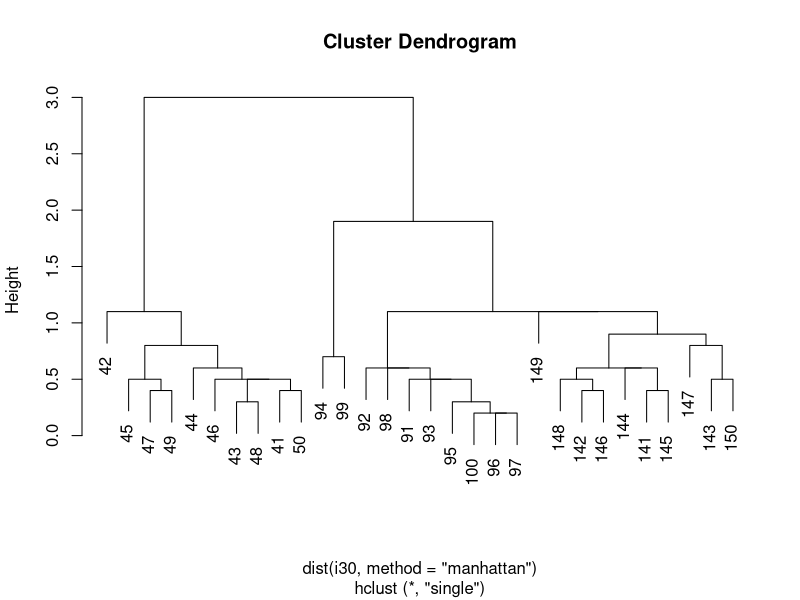
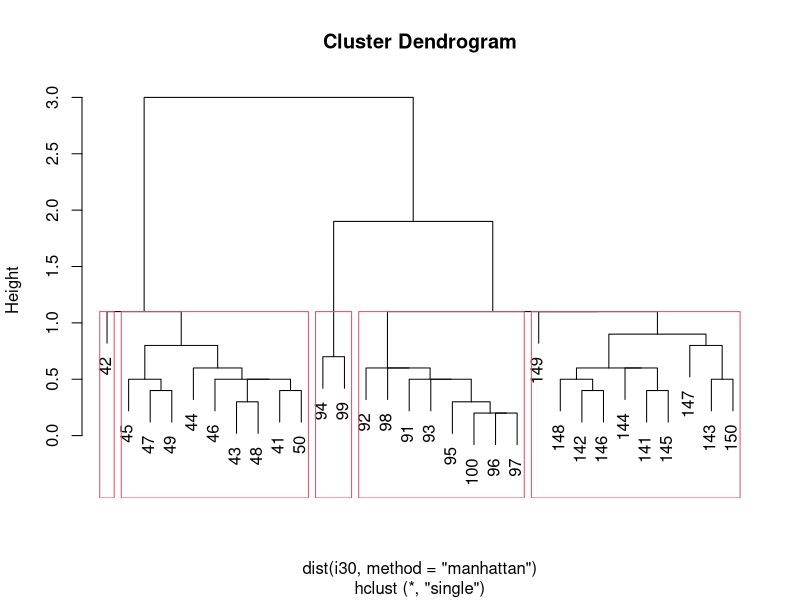
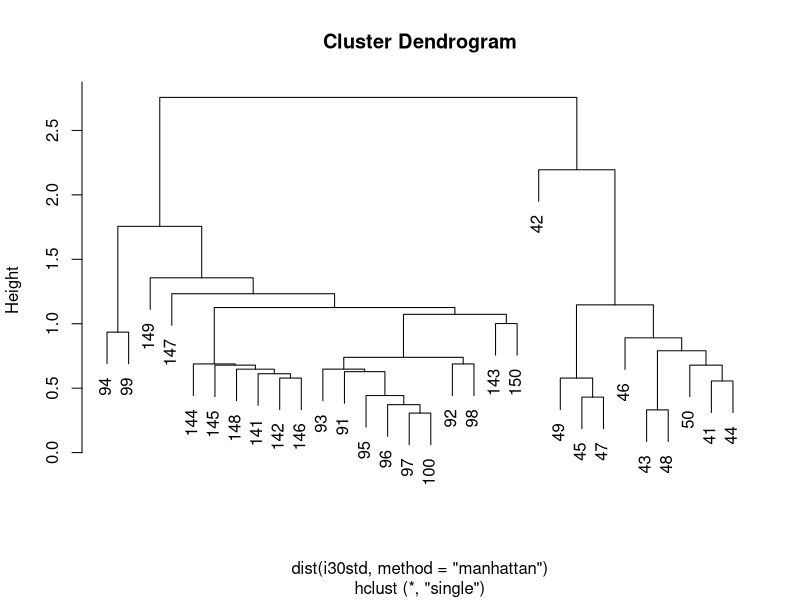
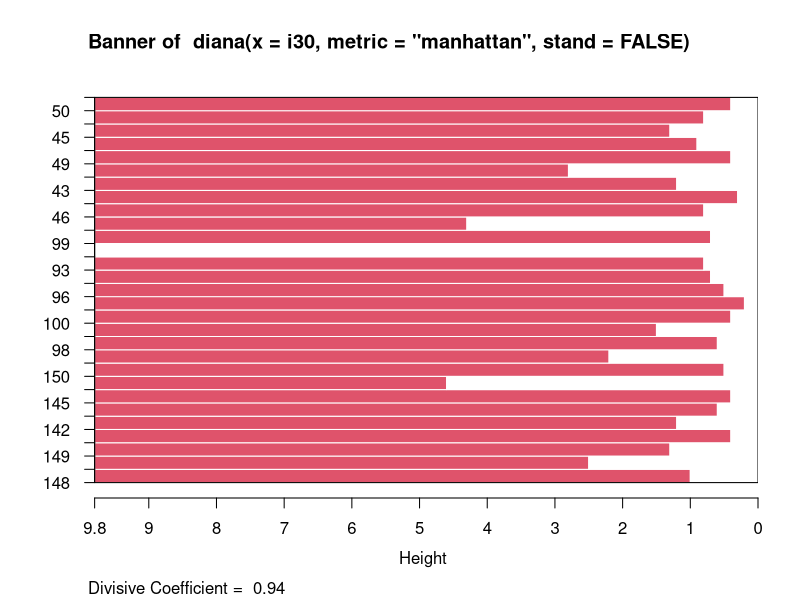
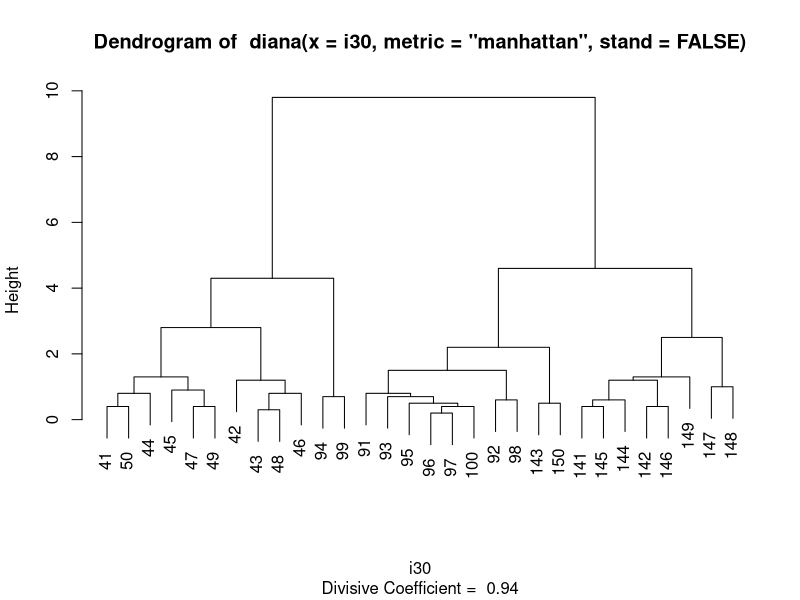
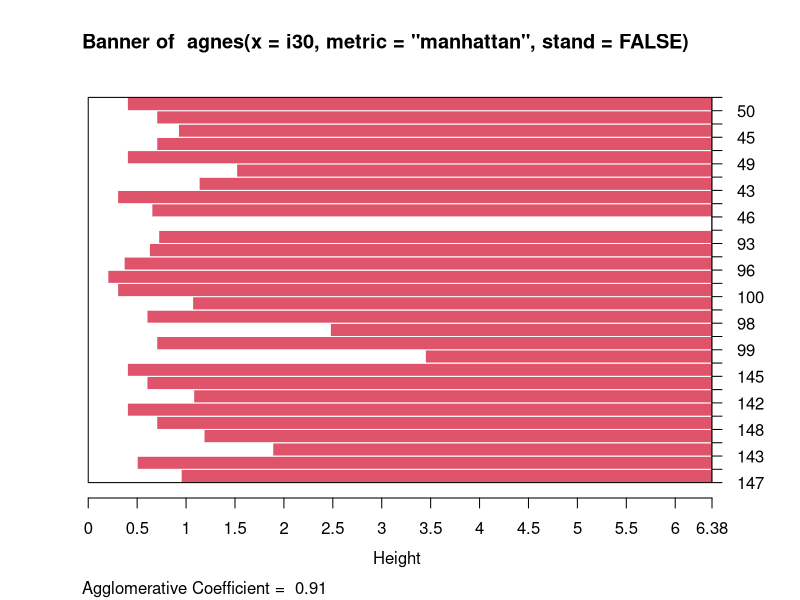
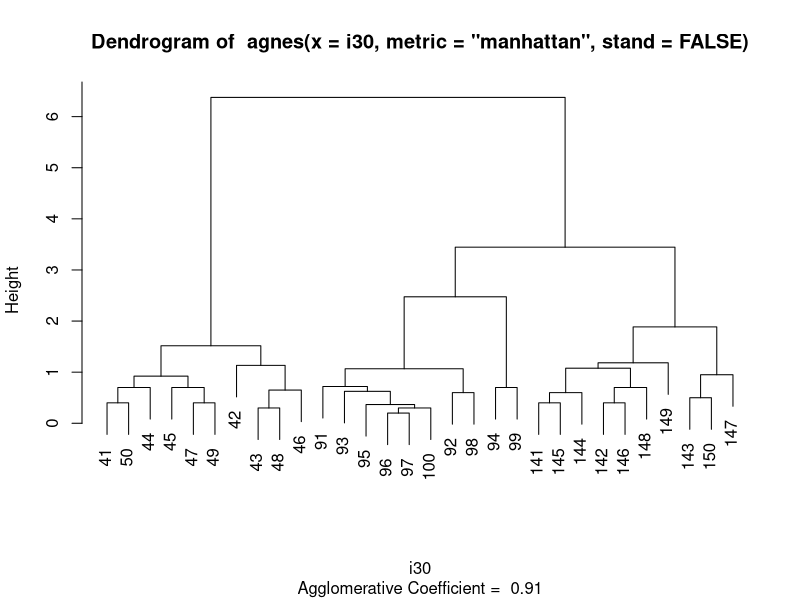
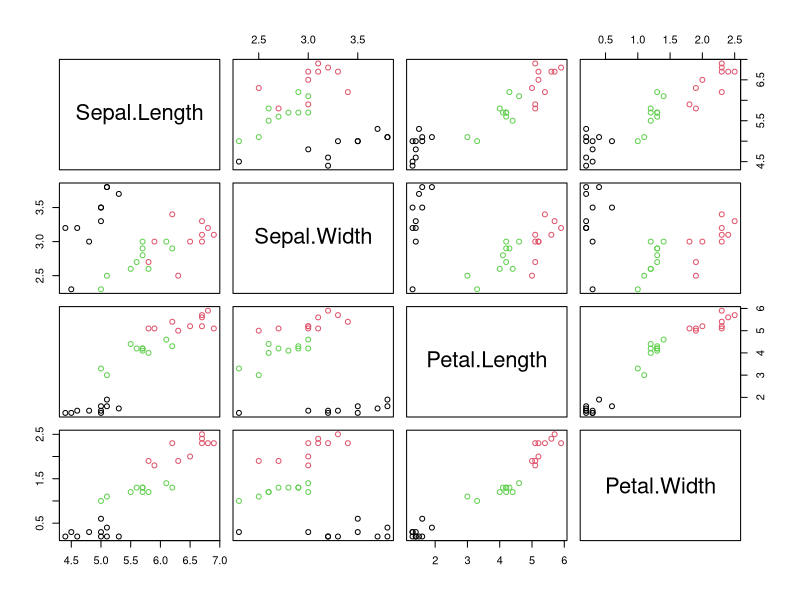

These charts were generated, in order, by the following R code:
x = matrix(c(1,1,2,2,2,3,4,5,5,4,6,7,7,6), nrow = 7)
x
d2 = dist(x, method = "euclidean")
d2

iris.indep = iris[,1:4]
i30 = rbind(iris.indep[41:50,], iris.indep[91:100,], iris.indep[141:150,])

dim(i30)
i30

hc = hclust(dist(i30, method="manhattan"), method="single")
plot(hc)

# k=5 -> cluster 개수를 5개로 주겠다는 뜻임.
cutree(hc, k=5)
plot(hc)
rect.hclust(hc, k=5)

# 위에서는 iris raw data를 clustering 했는데, 이번에는 z-score로 변환해서 clustering 시도
i30std = scale(i30)
i30std

hcstd = hclust(dist(i30std, method="manhattan"), method="single")
plot(hcstd)


# ex 3. diana
library(cluster)
hcdiana = diana(i30, metric="manhattan", stand=FALSE) # 방법은 hcluster 와 비슷.
plot(hcdiana) # can use cutree
cutree(as.hclust(hcdiana), k = 5)



# ex 4.
hcagnes <- agnes(i30, metric = "manhattan", stand = FALSE)
plot(hcagnes)



# ex 5. k-mean
km = kmeans(i30, 3)
km
km$centers

# 아래의 plot결과에서 다른 색깔들은 다른 꽃종류를 의미하는 것이 아니라 각각의 cluster(묶음)를 의미하는 것이다.
plot(i30, col = km$cluster)



# 
mydata = na.omit(iris[,-5])
mydata

mydata = scale(mydata)
mydata

wss = 0
for (i in 1:15) {
  wss[i] = sum(kmeans(mydata, centers = i)$withinss)
}

plot(1:15, wss, type="b", xlab="Number of Clusters", ylab="Within group sum of squares")



#군집분석 테스트용 데이터 생성
data(iris)
newiris = iris
newiris$Species = NULL

#군집분석 테스트: 3집단
kc = kmeans(newiris, 3)
kc

table(iris$Species, kc$cluster)

#visualization
plot(newiris[c("Sepal.Length", "Sepal.Width")], col=kc$cluster)
#visualization
points(kc$centers[,c("Sepal.Length", "Sepal.Width")], col=1:3, pch=8, cex=2)

#군집분석 테스트: 4집단
kc4 = kmeans(newiris, 4)
table(iris$Species, kc4$cluster)